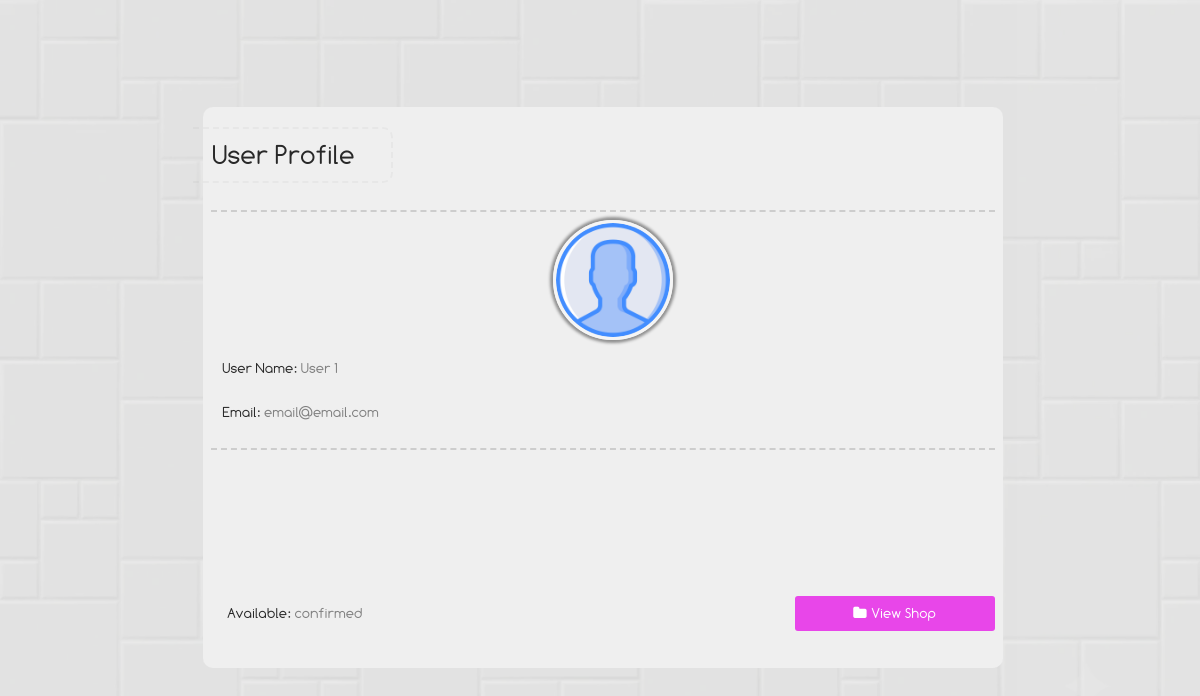
The page /user_profile?u_id=2 (signed in) on the database its author committed.
### website/models.py (models this page shows, shortened)
class Users(db.Model, UserMixin):
    user_id = db.Column(db.Integer, primary_key=True)
    username = db.Column(db.String(50))
    email = db.Column(db.String(150), unique=True)
    password = db.Column(db.String(150))
    status = db.Column(db.String(50))
    avatar = db.Column(db.String(50))
    type = db.Column(db.Integer, db.ForeignKey('user_type.type_id'))
    misc = db.Column(db.String(1024))
    date = db.Column(db.DateTime(timezone=True), default=manila_time)

### website/user_control.py (the view)
@user_control.route('/user_profile', methods=['GET', 'POST'])
@login_required
def show_user_profile():
    user_id = request.args.get('u_id')
    if user_id is None:
        user_id = ''
    user = Users.query.filter_by(user_id=user_id).first()
    if user:
        return render_template("profile.html", user=user, page='user_profile')
    else:
        flash("User not Found!", category='warning')
        return redirect(url_for('views.home'))

### website/templates/profile.html (shortened to what this page needs)
{% extends "base_headless.html" %}
{% block extra_css %}
<link id='maine' rel="stylesheet" href="{{ url_for('static', filename='css/profile_page.css') }}">
{% endblock %}
{% block contents %}
<div class="profile_page_main_con">
{% if page == 'user_profile' %}
	<div class="profile_page_con primary_background primary_color " style=''>
		<div class="profile_title">
			<div>User Profile</div>
		</div>
		<hr class='line_2'>
		<div class="profile_details">
			<div class='avatar_con'> <img class='avatar_' src="{{ url_for('static', filename='images/'+user.avatar+'.png') }}" /></div>
		</div>
		<div class="profile_details">
			<p><span>User Name: </span> <span class="grayed_out" id="username">{{ user.username }}</span></p>
			<p><span>Email: </span> <span class="grayed_out">{{ user.email }}</span></p>
		</div>
			<hr class='line_2'>
	<div class="pro_button_kon">
	</div>
	<div class="pro_button_kon">
			<div class="profile_details">
						<p><span>Available: </span> <span class="grayed_out">{{ user.status }} </span></p>
			</div>
		<div class="pro_button_ gal_button" onclick="go_to('/user_gallery?profile_id={{ user.id }}')">
			<span class="fa fa-folder"></span> <span>View Shop</span>
		</div>
	</div>
	</div>
{% endif %}
</div>
{% endblock %}

### website/static/css/main.css (style rules this page uses)
body { margin:0; font-family:Comfortaa; min-height:100%; padding:0px; color:white; }
.line_2 { width:98%; border:none; border-bottom:dashed rgba(70,70,70,0.2) 2px; }

### website/static/css/typography.css (style rules this page uses)
body, html { font-family:Gotham Rounded; }

### website/static/css/profile_page.css (style rules this page uses)
.profile_page_main_con { box-sizing:border-box; width:100%; height:auto; min-height:100vh; position:relative; background:rgba(230,230,230,0.2); padding:20px; padding-left:25px; padding-bottom:45px; display:flex; justify-content:center; flex-direction:column; align-items:center; font-family:Comfortaa; }
.profile_page_main_con > * { box-sizing:border-box; }
#main_body { background-color:var(--primary_background_darker); background-image:var(--bg_src); background-size:cover; background-attachment:fixed; transition:0.2s; -webkit-transition:0.2s; }
.profile_page_con { width:100%; max-width:800px; min-height:300px; border-right: 25px solid rgba(0,20,210,1); border-radius:10px; display:flex; align-items:center; justify-content:center; flex-direction:column; position:relative; }
.pro_button_kon { box-sizing:border-box; width:100%; display:flex; padding:5px; justify-content:left; align-items:center; min-height:100px; }
.pro_button_ { width:100%; max-width:200px; height:35px; margin:3px; border-radius:3px; display:flex; font-size:0.9em; gap:5px; align-items:center; justify-content:center; padding:5px; text-align:center; color:white; cursor:pointer; user-select:none; flex-direction:row; -webkit-transition:0.3s; transition:0.3s; }
.grayed_out { color:gray; }
.gal_button { background:rgba(232,70,233,1); }
.profile_title { width:100%; min-height:35px; box-sizing:border-box; margin-top:30px; margin-bottom:30px; position:relative; top:0; left:0; right:0; display:flex; align-items:center; padding-left:20px; font-size:1.7em; }
.profile_title > div { width:100%; color:var(--primary_color); max-width:200px; padding:10px; position:absolute; left:0; border-radius:0px 10px 10px 0px; border:2px dashed rgba(0,0,0,0.03) ; border-left:0px; padding-left:20px; transform:translateX(-10px); }
.profile_details { width:100%; min-height:100px; box-sizing:border-box; position:relative; bottom:0; left:0; right:0; display:flex; flex-direction:column; justify-content:center; align-items:left; padding-left:20px; font-size:0.9em; }
.line_2 { width:98%; border:none; border-bottom:dashed rgba(70,70,70,0.2) 2px; }
.avatar_con { width:120px; height:120px; overflow:hidden; box-sizing:border-box; border:solid rgba(245,245,245,1) 3px; box-shadow:0px 0px 3px 3px rgba(0,0,0,0.4); border-radius:100%; margin:0px auto; }
.avatar_ { width:100%; box-sizing:border-box; height:auto; }

### website/static/css/loader.css (style rules this page uses)
* { box-sizing:border-box; }

### website/static/css/coloring.css (style rules this page uses)
:root { --primary_background: #efefef; --primary_background_faded: #efefef35; --primary_background_darker: #e3e3e3; --primary_color: rgba(40,40,40,1); --primary_color_faded: rgba(40,40,40,0.6); --primary_color_invert: rgba(254,254,255,1); --secondary_color: #ffdca8; --secondary_color_faded: #ff980088; --secondary_color_darker: #f5c800; --third_color_faded: rgba(24,24,24,0.30); --third_much_faded: rgba(24,24,24,0.05); --secondary_background: #ffb637; --accent_color:#D6BC3D; --error_color: #e91e63; --secondary_color_faded1: #ffbe4560; --secondary_color_faded2: #61ff5c60; --failed_color_faded: #e91e63a0; --bg_src: url('../images/mosiac_light.webp'); }
.primary_color::placeholder { color: var(--primary_color); opacity: 0.6; }
.primary_color { color: var(--primary_color)!important; }
.primary_background { background-color:var(--primary_background); }
.profile_page_con { border-right:var(--secondary_background); }

### rows shown on the page
Users: avatar (placeholder picture), username "User 1", email "email@email.com", status "confirmed"
